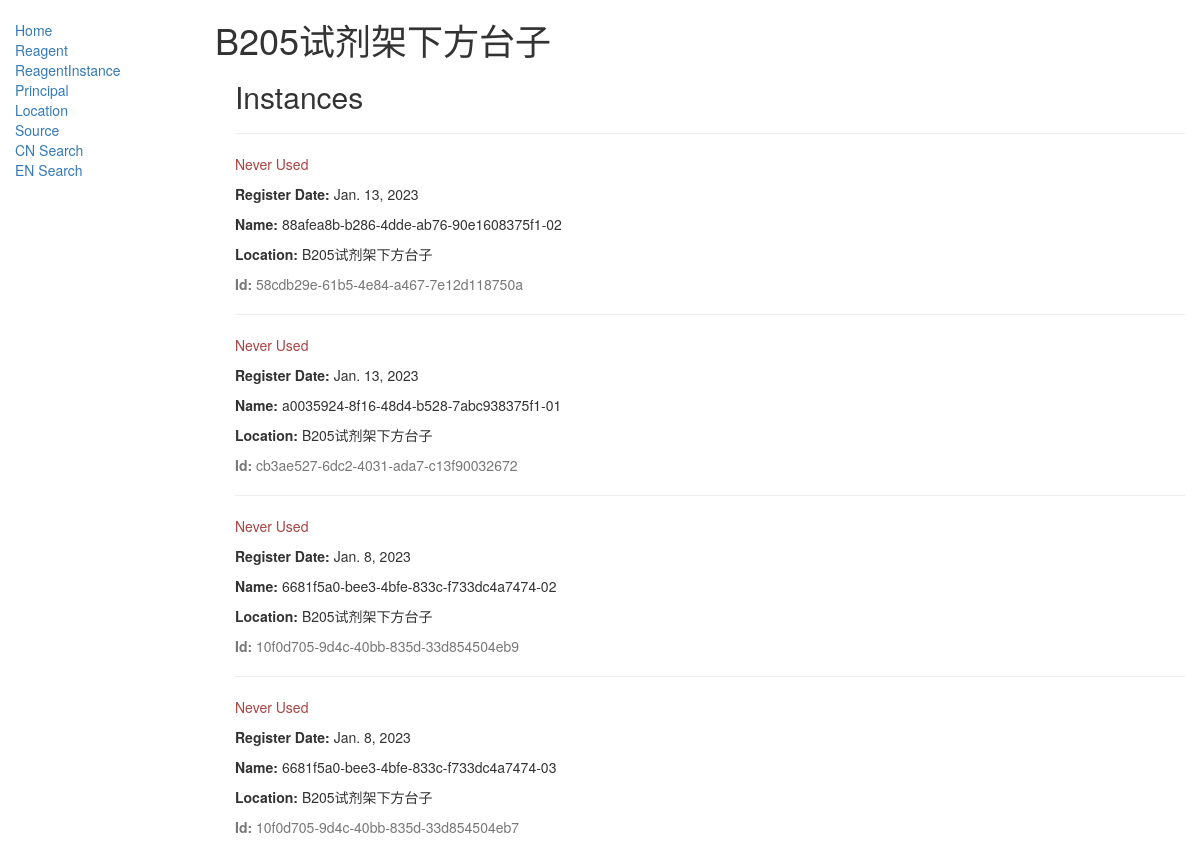
/catalog/location/17, run on an earlier commit of the app's database.
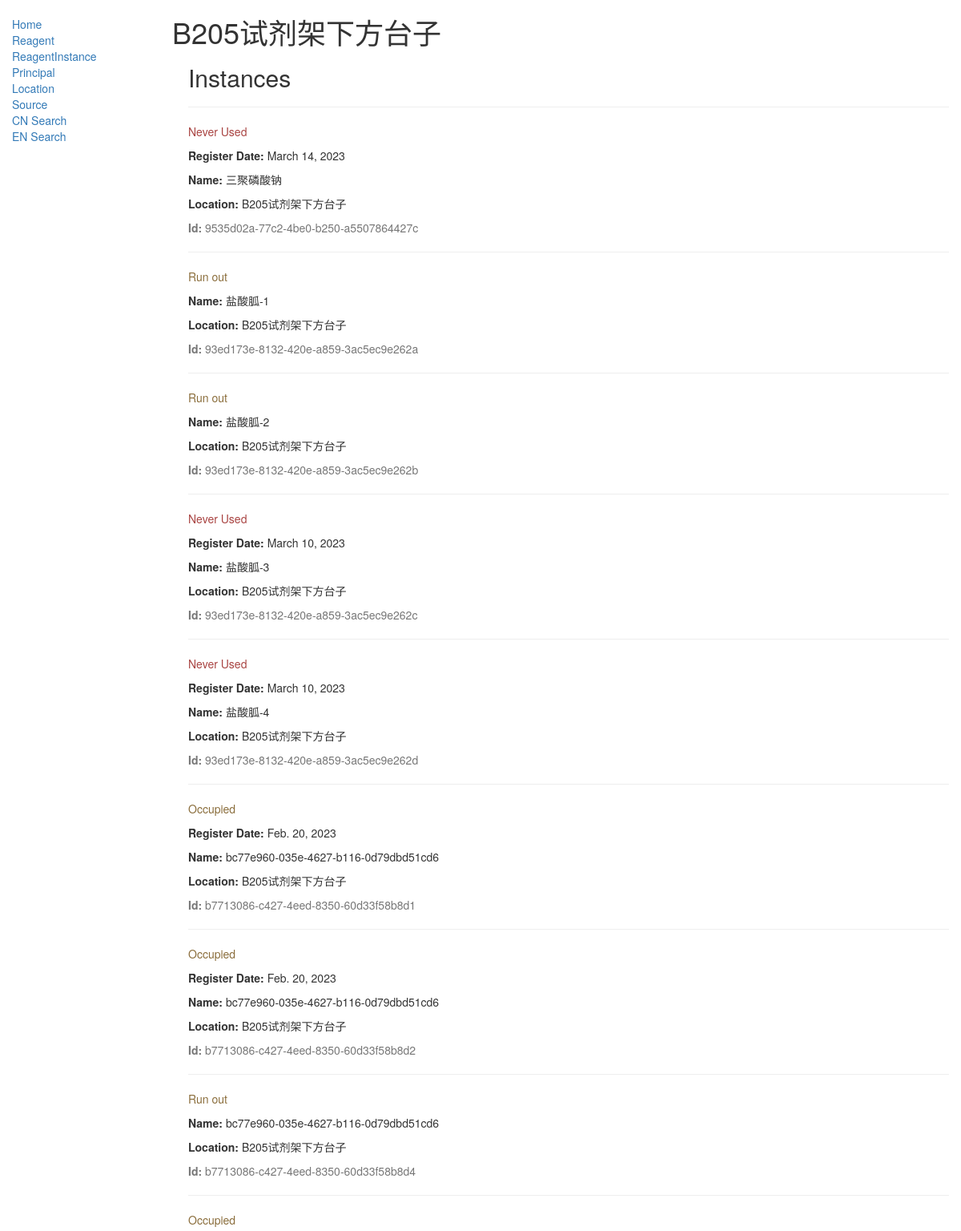
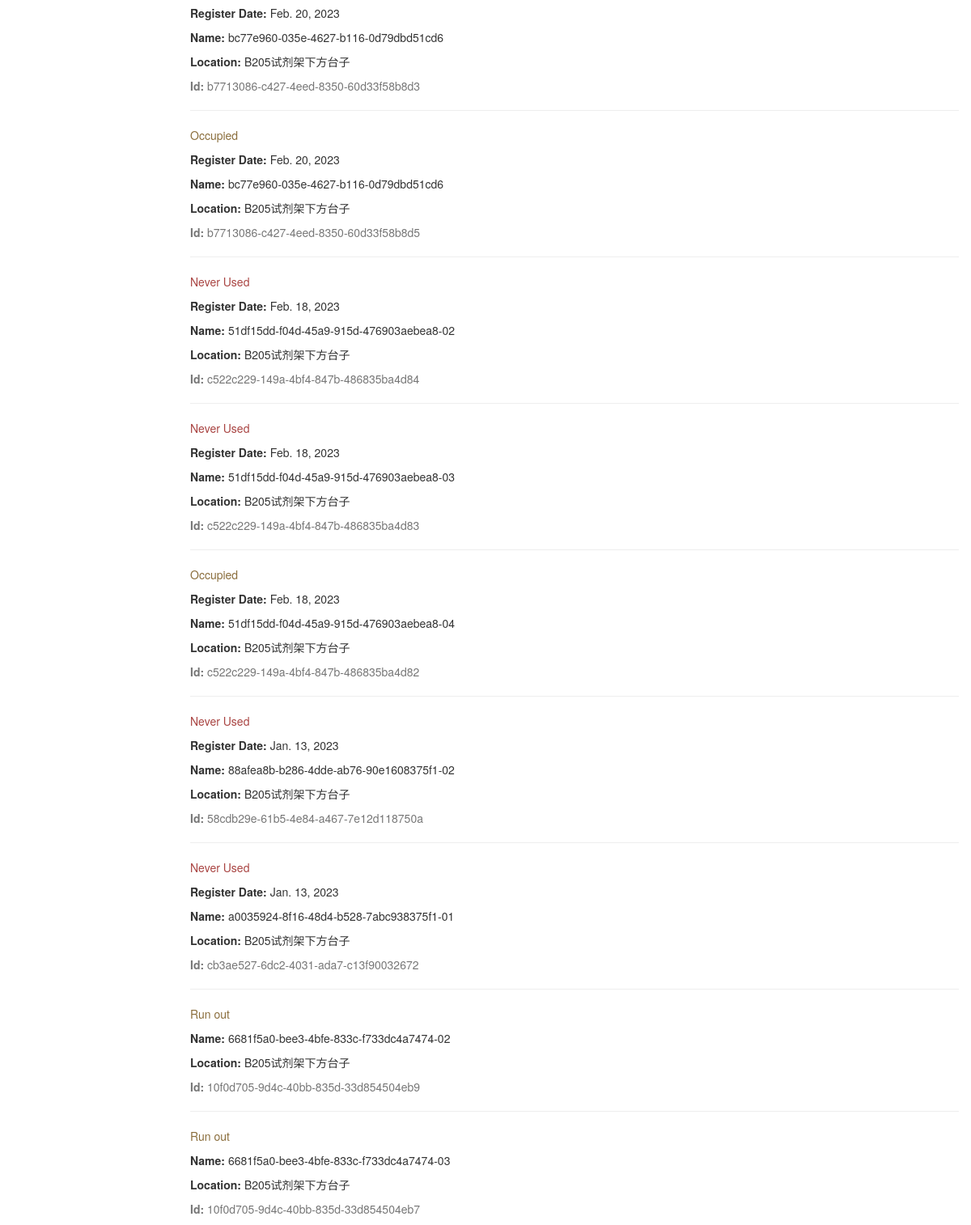
And on a later commit of the database (2 pictures, top to bottom).
### catalog/models.py (models this page shows, shortened)
class Location(models.Model):
    name = models.CharField(
        max_length=200,
        help_text=
        "Enter a Location (e.g. B205-4°C-Refrigerator, B205-Table1-Lowbox)")
    class Meta:
        ordering = ['name']
    def __str__(self):
        return self.name

class ReagentInstance(models.Model):
    id = models.UUIDField(
        primary_key=True,
        default=uuid.uuid4,
        help_text=
        "Unique ID for this particular reagent across whole database, be careful to change!!"
    )
    reagent = models.ForeignKey('Reagent',
                                on_delete=models.SET_NULL,
                                null=True)
    register_date = models.DateField(null=True,
                                     blank=True,
                                     default=datetime.date.today)
    name = models.CharField(max_length=200,
                            null=True,
                            blank=True,
                            default=id.default,
                            help_text="Change to your favorate name")
    principal = models.ForeignKey('Principal',
                                  on_delete=models.SET_NULL,
                                  null=True,
                                  blank=True)
    location = models.ForeignKey('Location',
                                 on_delete=models.SET_NULL,
                                 null=True)
    STATUS = (
        ('n', 'Never Used'),
        ('o', 'Occupied'),
        ('a', 'Available'),
        ('r', 'Run out'),
    )
    status = models.CharField(max_length=1,
                              choices=STATUS,
                              blank=True,
                              default='o',
                              help_text='Reagent Status')
    note = models.CharField(max_length=1000,
                            help_text="Enter a brief note",
                            null=True,
                            blank=True)
    class Meta:
        ordering = ["-register_date", "name"]

### catalog/views.py (the view)
class LocationDetailView(generic.DetailView):
    model = Location

### catalog/templates/catalog/location_detail.html
{% extends "base_generic.html" %}
{% block content %}
<h1>{{ location}}</h1>
<div style="margin-left:20px;margin-top:20px">
    <h2>Instances</h2>
    {% for instance in location.reagentinstance_set.all %}
    <hr>
    <p
        class="{% if instance.status == 'a' %}text-success{% elif instance.status == 'n' %}text-danger{% else %}text-warning{% endif %}">
        {{ instance.get_status_display }}</p>
    {% if instance.status != 'r' %}<p><strong>Register Date:</strong> {{instance.register_date}}</p>{% endif %}
    <p><strong>Name:</strong> {{instance.name}}</p>
    <p><strong>Location:</strong> {{instance.location}}</p>
    <p class="text-muted"><strong>Id:</strong> {{instance.id}}</p>
    {% endfor %}
</div>
{% endblock %}

### catalog/templates/base_generic.html (shortened to what this page needs)
<!DOCTYPE html>
<html lang="en">
<head>
    <link href="https://cdn.staticfile.org/twitter-bootstrap/3.3.7/css/bootstrap.min.css" rel="stylesheet">
    {% load static %}
    <link rel="stylesheet" href="{% static 'css/styles.css' %}">
</head>
<body>
    <div class="container-fluid">
        <div class="row">
            <div class="col-sm-2">
                {% block sidebar %}
                <ul class="sidebar-nav">
                    <li><a href="{% url 'index' %}">Home</a></li>
                    <li><a href="{% url 'reagent' %}">Reagent</a></li>
                    <li><a href="{% url 'reagentinstance' %}">ReagentInstance</a></li>
                    <li><a href="{% url 'principal' %}">Principal</a></li>
                    <li><a href="{% url 'location' %}">Location</a></li>
                    <li><a href="{% url 'source' %}">Source</a></li>
                    <li><a href="{% url 'chinese_name' %}">CN Search</a></li>
                    <li><a href="{% url 'english_name' %}">EN Search</a></li>
                </ul>
                {% endblock %}
            </div>
            <div class="col-sm-10 ">
                {% block content %}{% endblock %}
            </div>
        </div>
    </div>
</body>
</html>

### catalog/static/css/styles.css (style rules this page uses)
.sidebar-nav { margin-top: 20px; padding: 0; list-style: none; }

What changed in the data, as far as the page shows it:
added ReagentInstance: status "Never Used", register_date "March 14, 2023", name "三聚磷酸钠", location "B205试剂架下方台子", id "9535d02a-77c2-4be0-b250-a5507864427c"
added ReagentInstance: status "Run out", name "盐酸胍-1", location "B205试剂架下方台子", id "93ed173e-8132-420e-a859-3ac5ec9e262a"
added ReagentInstance: status "Run out", name "盐酸胍-2", location "B205试剂架下方台子", id "93ed173e-8132-420e-a859-3ac5ec9e262b"
added ReagentInstance: status "Never Used", register_date "March 10, 2023", name "盐酸胍-3", location "B205试剂架下方台子", id "93ed173e-8132-420e-a859-3ac5ec9e262c"
added ReagentInstance: status "Never Used", register_date "March 10, 2023", name "盐酸胍-4", location "B205试剂架下方台子", id "93ed173e-8132-420e-a859-3ac5ec9e262d"
added ReagentInstance: status "Occupied", register_date "Feb. 20, 2023", name "bc77e960-035e-4627-b116-0d79dbd51cd6", location "B205试剂架下方台子", id "b7713086-c427-4eed-8350-60d33f58b8d1"
added ReagentInstance: status "Occupied", register_date "Feb. 20, 2023", name "bc77e960-035e-4627-b116-0d79dbd51cd6", location "B205试剂架下方台子", id "b7713086-c427-4eed-8350-60d33f58b8d2"
added ReagentInstance: status "Run out", name "bc77e960-035e-4627-b116-0d79dbd51cd6", location "B205试剂架下方台子", id "b7713086-c427-4eed-8350-60d33f58b8d4"
added ReagentInstance: status "Occupied", register_date "Feb. 20, 2023", name "bc77e960-035e-4627-b116-0d79dbd51cd6", location "B205试剂架下方台子", id "b7713086-c427-4eed-8350-60d33f58b8d3"
added ReagentInstance: status "Occupied", register_date "Feb. 20, 2023", name "bc77e960-035e-4627-b116-0d79dbd51cd6", location "B205试剂架下方台子", id "b7713086-c427-4eed-8350-60d33f58b8d5"
added ReagentInstance: status "Never Used", register_date "Feb. 18, 2023", name "51df15dd-f04d-45a9-915d-476903aebea8-02", location "B205试剂架下方台子", id "c522c229-149a-4bf4-847b-486835ba4d84"
added ReagentInstance: status "Never Used", register_date "Feb. 18, 2023", name "51df15dd-f04d-45a9-915d-476903aebea8-03", location "B205试剂架下方台子", id "c522c229-149a-4bf4-847b-486835ba4d83"
added ReagentInstance: status "Occupied", register_date "Feb. 18, 2023", name "51df15dd-f04d-45a9-915d-476903aebea8-04", location "B205试剂架下方台子", id "c522c229-149a-4bf4-847b-486835ba4d82"
changed ReagentInstance "6681f5a0-bee3-4bfe-833c-f733dc4a7474-02": status "Never Used" → "Run out"; register_date "Jan. 8, 2023" → (not shown)
changed ReagentInstance "6681f5a0-bee3-4bfe-833c-f733dc4a7474-03": status "Never Used" → "Run out"; register_date "Jan. 8, 2023" → (not shown)
